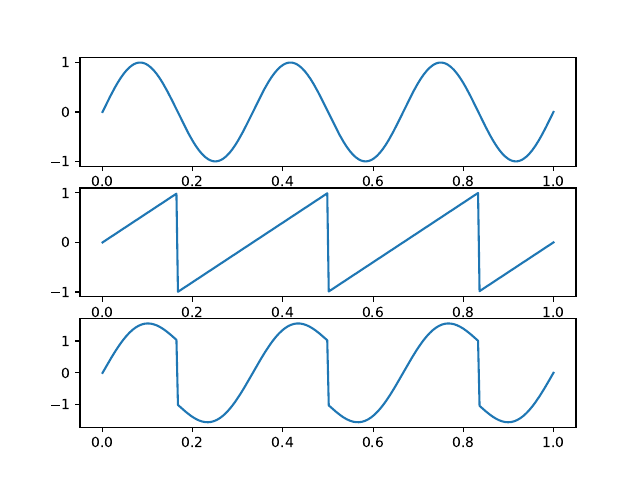

Write Python code to recreate this figure.
import numpy as np
import matplotlib.pyplot as plt

A = 1
f = 3
fs = 100*f
time_axes = np.linspace(0, 1, fs)
s_sinus = A*np.sin(2*np.pi*f*time_axes)
s_sawtooth = 2 * A * (f * time_axes - np.floor(f * time_axes + 0.5))
fig, ax = plt.subplots(nrows=3, ncols=1)
ax[0].plot(time_axes, s_sinus)
ax[1].plot(time_axes, s_sawtooth)
ax[2].plot(time_axes, s_sinus + s_sawtooth)
plt.savefig('ex4.pdf')
plt.show()
